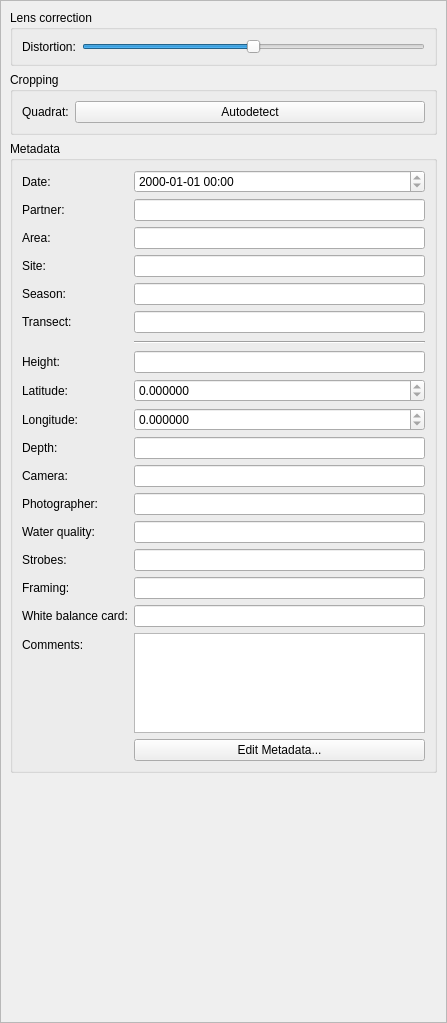
<?xml version="1.0" encoding="UTF-8"?>
<ui version="4.0">
 <class>EditorDock</class>
 <widget class="QDockWidget" name="EditorDock">
  <property name="geometry">
   <rect>
    <x>0</x>
    <y>0</y>
    <width>447</width>
    <height>1023</height>
   </rect>
  </property>
  <property name="windowTitle">
   <string>Edit</string>
  </property>
  <widget class="QWidget" name="dockWidgetContents">
   <layout class="QGridLayout" name="gridLayout">
    <property name="leftMargin">
     <number>0</number>
    </property>
    <property name="topMargin">
     <number>0</number>
    </property>
    <property name="rightMargin">
     <number>0</number>
    </property>
    <property name="bottomMargin">
     <number>0</number>
    </property>
    <item row="0" column="0">
     <widget class="QScrollArea" name="scrollArea">
      <property name="widgetResizable">
       <bool>true</bool>
      </property>
      <widget class="QWidget" name="scrollAreaWidgetContents">
       <property name="geometry">
        <rect>
         <x>0</x>
         <y>0</y>
         <width>445</width>
         <height>999</height>
        </rect>
       </property>
       <property name="sizePolicy">
        <sizepolicy hsizetype="Preferred" vsizetype="MinimumExpanding">
         <horstretch>0</horstretch>
         <verstretch>0</verstretch>
        </sizepolicy>
       </property>
       <layout class="QGridLayout" name="gridLayout_2">
        <item row="3" column="0">
         <widget class="QGroupBox" name="grpCropping">
          <property name="sizePolicy">
           <sizepolicy hsizetype="Preferred" vsizetype="Maximum">
            <horstretch>0</horstretch>
            <verstretch>0</verstretch>
           </sizepolicy>
          </property>
          <property name="title">
           <string>Cropping</string>
          </property>
          <layout class="QFormLayout" name="formLayout">
           <property name="fieldGrowthPolicy">
            <enum>QFormLayout::FieldGrowthPolicy::AllNonFixedFieldsGrow</enum>
           </property>
           <item row="0" column="0">
            <widget class="QLabel" name="lblCropping_QuadratAutodetect">
             <property name="text">
              <string>Quadrat:</string>
             </property>
            </widget>
           </item>
           <item row="0" column="1">
            <widget class="QPushButton" name="btnCropping_QuadratAutodetect">
             <property name="text">
              <string>Autodetect</string>
             </property>
            </widget>
           </item>
          </layout>
         </widget>
        </item>
        <item row="2" column="0">
         <widget class="QGroupBox" name="grpLensCorrection">
          <property name="sizePolicy">
           <sizepolicy hsizetype="Preferred" vsizetype="Maximum">
            <horstretch>0</horstretch>
            <verstretch>0</verstretch>
           </sizepolicy>
          </property>
          <property name="title">
           <string>Lens correction</string>
          </property>
          <layout class="QFormLayout" name="formLayout_2">
           <property name="fieldGrowthPolicy">
            <enum>QFormLayout::FieldGrowthPolicy::AllNonFixedFieldsGrow</enum>
           </property>
           <item row="0" column="0">
            <widget class="QLabel" name="lblLensCorrection_Distortion">
             <property name="text">
              <string>Distortion:</string>
             </property>
            </widget>
           </item>
           <item row="0" column="1">
            <widget class="QSlider" name="sldLensCorrection_Distortion">
             <property name="minimum">
              <number>-100</number>
             </property>
             <property name="maximum">
              <number>100</number>
             </property>
             <property name="orientation">
              <enum>Qt::Orientation::Horizontal</enum>
             </property>
            </widget>
           </item>
          </layout>
         </widget>
        </item>
        <item row="5" column="0">
         <spacer name="verticalSpacer">
          <property name="orientation">
           <enum>Qt::Orientation::Vertical</enum>
          </property>
          <property name="sizeHint" stdset="0">
           <size>
            <width>20</width>
            <height>40</height>
           </size>
          </property>
         </spacer>
        </item>
        <item row="4" column="0">
         <widget class="QGroupBox" name="grpMetadata">
          <property name="sizePolicy">
           <sizepolicy hsizetype="Preferred" vsizetype="Maximum">
            <horstretch>0</horstretch>
            <verstretch>0</verstretch>
           </sizepolicy>
          </property>
          <property name="title">
           <string>Metadata</string>
          </property>
          <layout class="QFormLayout" name="formLayout_3">
           <property name="fieldGrowthPolicy">
            <enum>QFormLayout::FieldGrowthPolicy::AllNonFixedFieldsGrow</enum>
           </property>
           <item row="0" column="0">
            <widget class="QLabel" name="lblMetadataDate">
             <property name="text">
              <string>Date:</string>
             </property>
            </widget>
           </item>
           <item row="0" column="1">
            <widget class="QDateTimeEdit" name="dteMetadataDate">
             <property name="readOnly">
              <bool>true</bool>
             </property>
             <property name="displayFormat">
              <string>yyyy-MM-dd HH:mm</string>
             </property>
            </widget>
           </item>
           <item row="1" column="0">
            <widget class="QLabel" name="lblMetadataPartner">
             <property name="text">
              <string>Partner:</string>
             </property>
            </widget>
           </item>
           <item row="1" column="1">
            <widget class="QLineEdit" name="txtMetadataPartner">
             <property name="readOnly">
              <bool>true</bool>
             </property>
            </widget>
           </item>
           <item row="2" column="0">
            <widget class="QLabel" name="lblMetadataArea">
             <property name="text">
              <string>Area:</string>
             </property>
            </widget>
           </item>
           <item row="3" column="0">
            <widget class="QLabel" name="lblMetadataSite">
             <property name="text">
              <string>Site:</string>
             </property>
            </widget>
           </item>
           <item row="4" column="0">
            <widget class="QLabel" name="lblMetadataSeason">
             <property name="text">
              <string>Season:</string>
             </property>
            </widget>
           </item>
           <item row="5" column="0">
            <widget class="QLabel" name="lblMetadataTransect">
             <property name="text">
              <string>Transect:</string>
             </property>
            </widget>
           </item>
           <item row="6" column="1">
            <widget class="Line" name="line">
             <property name="sizePolicy">
              <sizepolicy hsizetype="Expanding" vsizetype="Minimum">
               <horstretch>0</horstretch>
               <verstretch>0</verstretch>
              </sizepolicy>
             </property>
             <property name="minimumSize">
              <size>
               <width>0</width>
               <height>6</height>
              </size>
             </property>
             <property name="orientation">
              <enum>Qt::Orientation::Horizontal</enum>
             </property>
            </widget>
           </item>
           <item row="7" column="0">
            <widget class="QLabel" name="lblMetadataHeight">
             <property name="text">
              <string>Height:</string>
             </property>
            </widget>
           </item>
           <item row="8" column="0">
            <widget class="QLabel" name="lblMetadataLatitude">
             <property name="text">
              <string>Latitude:</string>
             </property>
            </widget>
           </item>
           <item row="9" column="0">
            <widget class="QLabel" name="lblMetadataLongitude">
             <property name="text">
              <string>Longitude:</string>
             </property>
            </widget>
           </item>
           <item row="10" column="0">
            <widget class="QLabel" name="lblMetadataDepth">
             <property name="text">
              <string>Depth:</string>
             </property>
            </widget>
           </item>
           <item row="11" column="0">
            <widget class="QLabel" name="lblMetadataCamera">
             <property name="text">
              <string>Camera:</string>
             </property>
            </widget>
           </item>
           <item row="12" column="0">
            <widget class="QLabel" name="lblMetadataPhotographer">
             <property name="text">
              <string>Photographer:</string>
             </property>
            </widget>
           </item>
           <item row="13" column="0">
            <widget class="QLabel" name="lblMetadataWaterQuality">
             <property name="text">
              <string>Water quality:</string>
             </property>
            </widget>
           </item>
           <item row="14" column="0">
            <widget class="QLabel" name="lblMetadataStrobes">
             <property name="text">
              <string>Strobes:</string>
             </property>
            </widget>
           </item>
           <item row="15" column="0">
            <widget class="QLabel" name="lblMetadataFraming">
             <property name="text">
              <string>Framing:</string>
             </property>
            </widget>
           </item>
           <item row="16" column="0">
            <widget class="QLabel" name="lblMetadataWhiteBalanceCard">
             <property name="text">
              <string>White balance card:</string>
             </property>
            </widget>
           </item>
           <item row="17" column="0">
            <widget class="QLabel" name="lblMetadataComments">
             <property name="text">
              <string>Comments:</string>
             </property>
            </widget>
           </item>
           <item row="18" column="1">
            <widget class="QPushButton" name="btnMetadataEdit">
             <property name="text">
              <string>Edit Metadata...</string>
             </property>
            </widget>
           </item>
           <item row="2" column="1">
            <widget class="QLineEdit" name="txtMetadataArea">
             <property name="readOnly">
              <bool>true</bool>
             </property>
            </widget>
           </item>
           <item row="3" column="1">
            <widget class="QLineEdit" name="txtMetadataSite">
             <property name="readOnly">
              <bool>true</bool>
             </property>
            </widget>
           </item>
           <item row="4" column="1">
            <widget class="QLineEdit" name="txtMetadataSeason">
             <property name="readOnly">
              <bool>true</bool>
             </property>
            </widget>
           </item>
           <item row="5" column="1">
            <widget class="QLineEdit" name="txtMetadataTransect">
             <property name="readOnly">
              <bool>true</bool>
             </property>
            </widget>
           </item>
           <item row="10" column="1">
            <widget class="QLineEdit" name="txtMetadataDepth">
             <property name="readOnly">
              <bool>true</bool>
             </property>
            </widget>
           </item>
           <item row="11" column="1">
            <widget class="QLineEdit" name="txtMetadataCamera">
             <property name="readOnly">
              <bool>true</bool>
             </property>
            </widget>
           </item>
           <item row="12" column="1">
            <widget class="QLineEdit" name="txtMetadataPhotographer">
             <property name="readOnly">
              <bool>true</bool>
             </property>
            </widget>
           </item>
           <item row="13" column="1">
            <widget class="QLineEdit" name="txtMetadataWaterQuality">
             <property name="readOnly">
              <bool>true</bool>
             </property>
            </widget>
           </item>
           <item row="14" column="1">
            <widget class="QLineEdit" name="txtMetadataStrobes">
             <property name="readOnly">
              <bool>true</bool>
             </property>
            </widget>
           </item>
           <item row="15" column="1">
            <widget class="QLineEdit" name="txtMetadataFraming">
             <property name="readOnly">
              <bool>true</bool>
             </property>
            </widget>
           </item>
           <item row="16" column="1">
            <widget class="QLineEdit" name="txtMetadataWhiteBalanceCard">
             <property name="readOnly">
              <bool>true</bool>
             </property>
            </widget>
           </item>
           <item row="17" column="1">
            <widget class="QPlainTextEdit" name="txtMetadataComments">
             <property name="sizePolicy">
              <sizepolicy hsizetype="Expanding" vsizetype="Maximum">
               <horstretch>0</horstretch>
               <verstretch>0</verstretch>
              </sizepolicy>
             </property>
             <property name="maximumSize">
              <size>
               <width>16777215</width>
               <height>100</height>
              </size>
             </property>
             <property name="readOnly">
              <bool>true</bool>
             </property>
            </widget>
           </item>
           <item row="7" column="1">
            <widget class="QLineEdit" name="txtMetadataHeight">
             <property name="readOnly">
              <bool>true</bool>
             </property>
            </widget>
           </item>
           <item row="8" column="1">
            <widget class="QDoubleSpinBox" name="numMetadataLatitude">
             <property name="readOnly">
              <bool>true</bool>
             </property>
             <property name="decimals">
              <number>6</number>
             </property>
             <property name="minimum">
              <double>-90.000000000000000</double>
             </property>
             <property name="maximum">
              <double>90.000000000000000</double>
             </property>
            </widget>
           </item>
           <item row="9" column="1">
            <widget class="QDoubleSpinBox" name="numMetadataLongitude">
             <property name="readOnly">
              <bool>true</bool>
             </property>
             <property name="decimals">
              <number>6</number>
             </property>
             <property name="minimum">
              <double>-180.000000000000000</double>
             </property>
             <property name="maximum">
              <double>180.000000000000000</double>
             </property>
            </widget>
           </item>
          </layout>
         </widget>
        </item>
       </layout>
      </widget>
     </widget>
    </item>
   </layout>
  </widget>
 </widget>
 <resources/>
 <connections/>
</ui>
